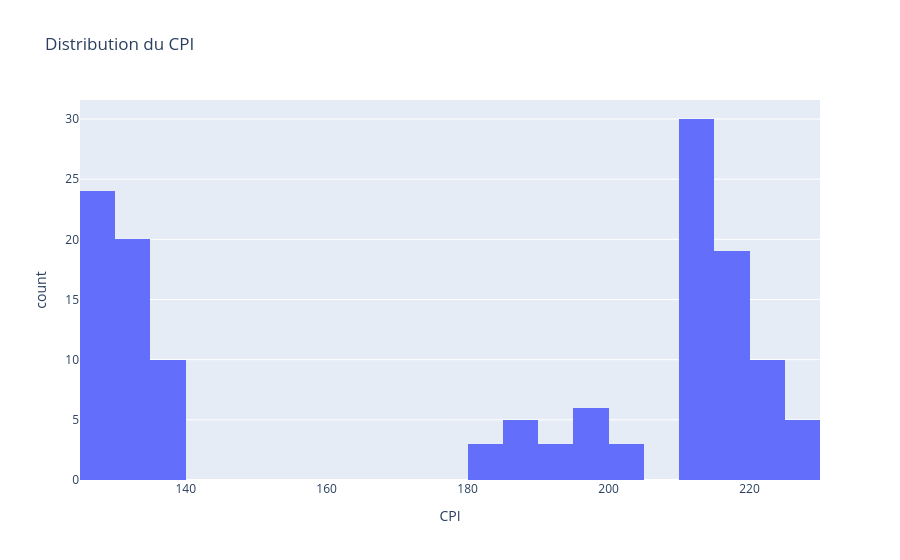

Notebook source saved alongside this figure:
### Markdown cell above
### Indice des prix (CPI)

### Code cell
px.histogram(df, x="CPI", nbins=30,
             title="Distribution du CPI")

### Figure 1 — Plotly figure (JSON) as saved in the notebook; plotly's stock layout.template omitted (floating-point values rounded to 4 significant figures; data arrays with more than 128 entries replaced by an {"elided": "..."} marker saying what was removed)
{"data": [{"bingroup": "x", "hovertemplate": "CPI=%{x}<br>count=%{y}<extra></extra>", "legendgroup": "", "marker": {"color": "#636efa", "pattern": {"shape": ""}}, "name": "", "nbinsx": 30, "orientation": "v", "showlegend": false, "type": "histogram", "x": {"elided": "150 float values"}, "xaxis": "x", "yaxis": "y"}], "layout": {"barmode": "relative", "legend": {"tracegroupgap": 0}, "title": {"text": "Distribution du CPI"}, "xaxis": {"anchor": "y", "domain": [0, 1], "title": {"text": "CPI"}}, "yaxis": {"anchor": "x", "domain": [0, 1], "title": {"text": "count"}}}}
